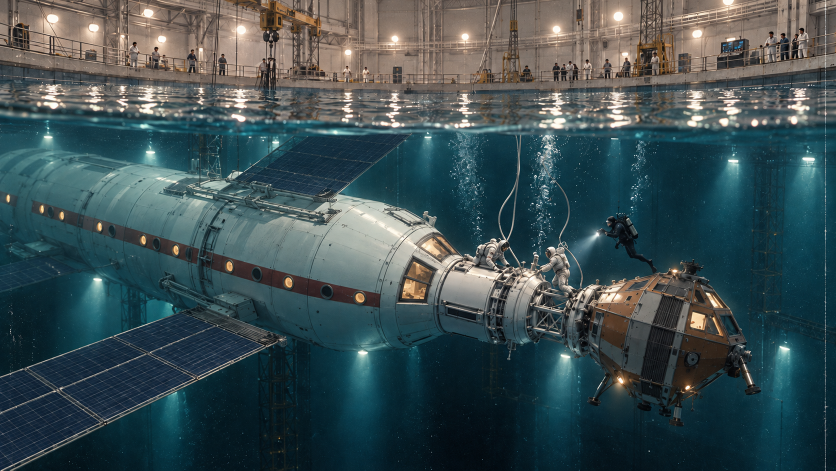
#> input picture assets/gen/prolog_p8v4_a__gpt-image-2_0.png, 1672 x 941 px (shown at 1/2 size)
$ python _p8v4_nose.py
#> lines starting #> are read from the running program, lines starting #| are printed output that depends on the picture
# -*- coding: utf-8 -*-
"""Тесные кропы носа корабля в нативном разрешении — проверить буквы на корпусе/стекле."""
import os
from PIL import Image, ImageDraw, ImageFont

HERE = os.path.dirname(os.path.abspath(__file__))
G = os.path.join(HERE, "assets", "gen")
S = os.path.join(HERE, "_sat")

try:
    fl = ImageFont.truetype("/usr/share/fonts/truetype/dejavu/DejaVuSans.ttf", 18)
except Exception:
    fl = ImageFont.load_default()

JOBS = [("A", "prolog_p8v4_a__gpt-image-2_0.png"), ("B", "prolog_p8v4_b__gpt-image-2_0.png")]
# нос корабля примерно в правой-нижней части кадра
BOX = (0.45, 0.55, 1.00, 1.00)

rows = []
for tag, name in JOBS:
    im = Image.open(os.path.join(G, name)).convert("RGB")
#> im is the input picture: PIL image 1672x941 RGB; mean R, G, B 61.3, 79, 82.3
    w, h = im.size
#> w = 1672; h = 941
    c = im.crop((int(w * BOX[0]), int(h * BOX[1]), int(w * BOX[2]), int(h * BOX[3])))
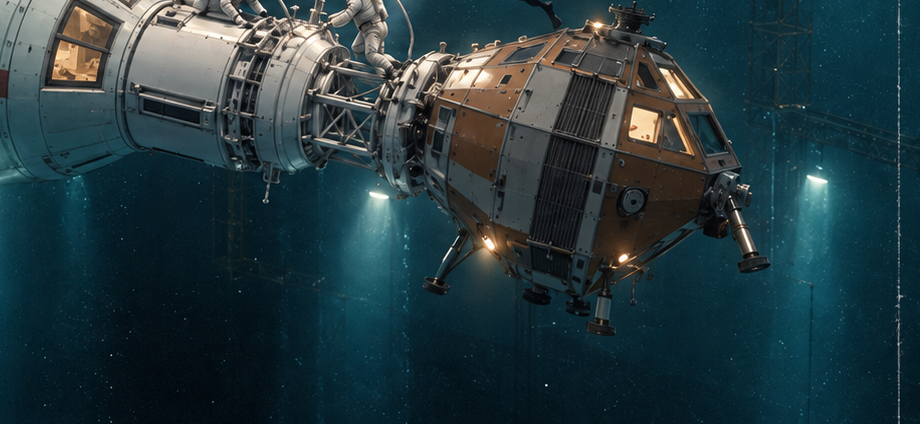
#> c: PIL image 920x424 RGB; mean R, G, B 36.8, 57.2, 62.6
    rows.append((tag + " · нос, 100% натив", c))
#> pass 2 of the loop `for tag, name in JOBS:`:
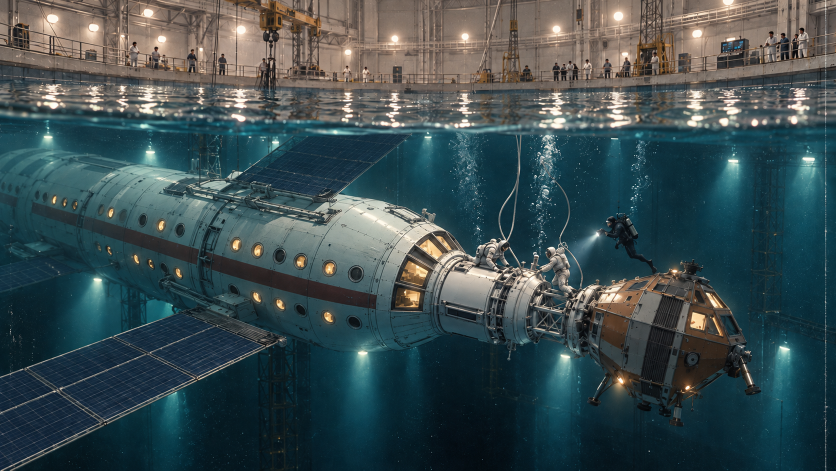
#> input picture assets/gen/prolog_p8v4_b__gpt-image-2_0.png, 1672 x 941 px (shown at 1/2 size)
#> im is the input picture: PIL image 1672x941 RGB; mean R, G, B 60.2, 77.3, 80.3
#> `c = im.crop((int(w * BOX[0]), int(h * BOX[1]), int(w * BOX[2]), int(h ..`:
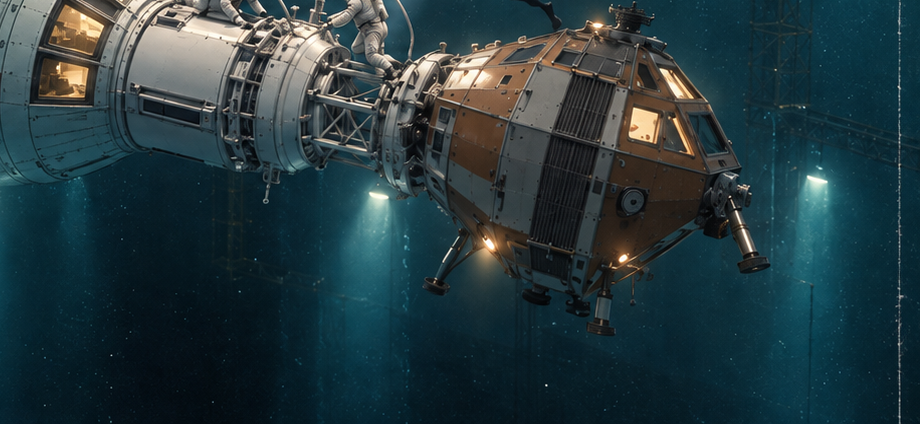
#> c: PIL image 920x424 RGB; mean R, G, B 37.4, 57.5, 62.7

cw = 1000
pad, top, lab = 14, 52, 26
H = top + sum(int(round(cw * c.size[1] / c.size[0])) + lab + pad for _, c in rows) + pad
#> H = 1068
cv = Image.new("RGB", (cw + 2 * pad, H), (14, 16, 22))
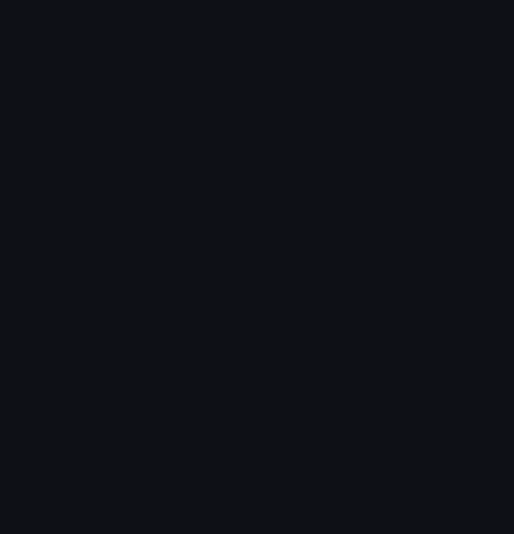
#> cv: PIL image 1028x1068 RGB (shown at 1/2 size); mean R, G, B 14, 16, 22
d = ImageDraw.Draw(cv)
d.text((pad, 14), "p8 v4 · нос корабля, кроп 1:1 (ищем буквы)", fill=(240, 240, 245), font=fl)
y = top
for labt, c in rows:
    ch = int(round(cw * c.size[1] / c.size[0]))
    cv.paste(c.resize((cw, ch), Image.LANCZOS), (pad, y))
    d.text((pad, y + ch + 4), labt, fill=(212, 216, 224), font=fl)
    y += ch + lab + pad
#> this loop made 2 passes
#> (labt, ch, y) on passes 1 to 2: ('A · нос, 100% натив', 461, 553), ('B · нос, 100% натив', 461, 1054)
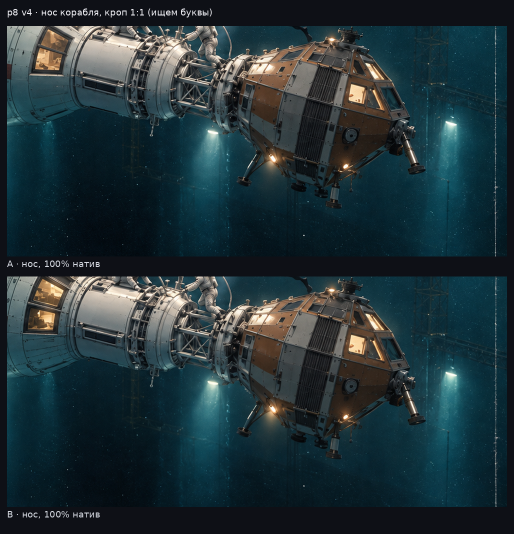
#> cv: PIL image 1028x1068 RGB (shown at 1/2 size); mean R, G, B 33.9, 51.3, 56.7
#> after the loop, y = 1054
out = os.path.join(S, "p8v4_nose.png")
cv.save(out)
print("saved", out, cv.size)
#| saved _sat/p8v4_nose.png (1028, 1068)
im = cv.resize((760, int(round(760 * cv.size[1] / cv.size[0]))), Image.LANCZOS)
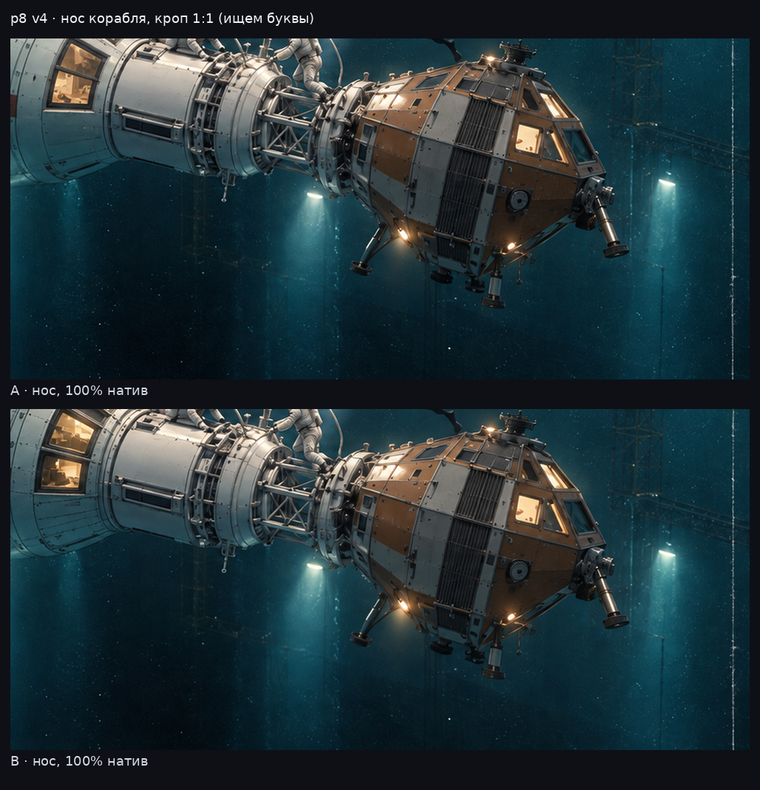
#> im: PIL image 760x790 RGB; mean R, G, B 34, 51.3, 56.7
p = os.path.join(S, "p8v4_nose_small.jpg")
im.save(p, quality=90)
print("saved", p, im.size)
#| saved _sat/p8v4_nose_small.jpg (760, 790)
